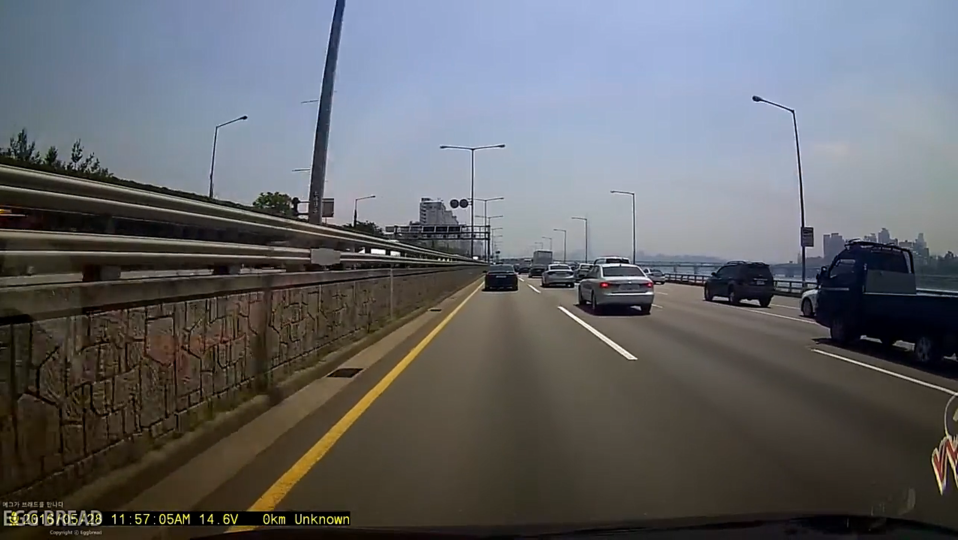
#> input picture photo/lane_image.png, 1916 x 1079 px (shown at 1/2 size); the run also reads 1 picture not shown here
$ jupyter execute image_lane.ipynb
#> lines starting #> are read from the running program, lines starting #| are printed output that depends on the picture; after the words box and inside, x2 and y2 are one past the last pixel; in counts of white or black regions, pixels touching at a corner belong together; pictures that were not available may be replaced by others from this repository, and a replacement may not be noted
### movie_LaneDetect.py

import matplotlib.pyplot as plt
import matplotlib.image as mpimg
import numpy as np
import cv2


class LaneDetect():
    def __init__(self):
        self.right_fit = []
        self.left_fit = []

    def CvImage(self,image):


        try:
            # img = cv2.imread(frame, cv2.IMREAD_ANYCOLOR)
            # img = cv2.resize(img,(400,256))
            img_hsv = cv2.cvtColor(image, cv2.COLOR_BGR2HSV)
        except :
            print("Oops, image isn't working!")

        def sobel(img, dx, dy):
            img_sobel = cv2.Sobel(img, -1, dx, dy, delta=0)
            return img_sobel
        dx = 0
        dy = 1
        img_sobel = sobel(img_hsv, dx, dy)

        # 영상에서 특정 영역의 색상만 추출시킨다.
        def bird(img):
            imshape = img.shape

            width = imshape[1]
            height = imshape[0]

            pts1 = np.float32([[width*4/10, height*6/10],[width*3/20, height - 100],[width*6.5/10,height*6/10],[width*9/10, height - 100]])

            # pts2의 좌표 지정
            pts2 = np.float32([[0,0],[0,height],[width*9/10,0],[width*9/10,height]])

            M = cv2.getPerspectiveTransform(pts1, pts2)

            img = cv2.warpPerspective(img, M, (width,1000))

            h, s, v = cv2.split(img)

            new_img = cv2.merge((h, s, v))

            return new_img

        new_img = bird(img_sobel)


        def inRange(img):
            low_white = np.array([0, 0, 180], dtype="uint8")
            high_white = np.array([30, 30, 255], dtype="uint8")
            low_yellow = np.array([15, 150, 150], dtype="uint8")
            high_yellow = np.array([30, 255, 200], dtype="uint8")

            dst_white = cv2.inRange(img, low_white, high_white)
            dst_yellow = cv2.inRange(img, low_yellow, high_yellow)
            dst = dst_white + dst_yellow
            return dst

        edges = inRange(new_img)

        def canny(img):
            img = cv2.Canny(img, 5000, 1500, apertureSize=5, L2gradient= True)
            return img

        edges = canny(edges)
        # cv2.imshow("de", edges)
        # cv2.waitKey()

        def region_of_interest(img, vertices):

            mask = np.zeros_like(img)

            if len(img.shape) > 2:
                channel_count = img.shape[2]
                ignore_mask_color = (255,) * channel_count
            else:
                ignore_mask_color = 255

            cv2.fillPoly(mask, vertices, ignore_mask_color)

            masked_image = cv2.bitwise_and(img, mask)

            return masked_image

        new_imshape = edges.shape

        height = new_imshape[0]
        width = new_imshape[1]

        vertices = np.array([[(0, height),
                                (width/10,height/3),
                                (width,height/3),
                                (width, height)]], dtype=np.int32)

        mask = region_of_interest(edges, vertices)
        def findcontours(img):
            contours, h = cv2.findContours(img, cv2.RETR_CCOMP, cv2.CHAIN_APPROX_NONE)
            return contours

        contours = findcontours(mask)

        def draw_contours(img, contours):
            color = [255, 255, 255]
            for i, contour in enumerate(contours):
                cv2.drawContours(img, [contour], -1, (100, 30, 10), thickness=3)
            return img

        mask = draw_contours(mask, contours)


        def draw_lines(img, lines, color=[125, 125, 255], thickness=5):
            avg_x = []
            avg_y = []

            if lines is not None:

                for line in lines:
                    for x1, y1, x2, y2 in line:
                        ratio = (y2 - y1)/(x2 - x1)
                        # ratio = np.clip(ratio, -1, 1)
                        if (x2 - x1) == 0:
                            pass
                        elif ratio > 1 or ratio < -1:
                            cv2.line(img, (x1, y1), (x2, y2), color, thickness)
                            avg_x_val = (x1+x2)/2
                            avg_y_val = (y1+y2)/2
                            avg_x.append(avg_x_val)
                            avg_y.append(avg_y_val)

                        elif np.arccos(ratio) < 10:
                            pass

                        else:
                            cv2.line(img, (x1, y1), (x2, y2), color, thickness)
                            avg_x_val = (x1+x2)/2
                            avg_y_val = (y1+y2)/2
                            avg_x.append(avg_x_val)
                            avg_y.append(avg_y_val)

                # cv2.line(img, (avg_x[1], avg_y[1]), (avg_x[-1], avg_y[-1]), color, thickness)


        def hough_lines(img, rho, theta, threshold, min_line_len, max_line_gap):
            lines = cv2.HoughLinesP(img, rho, theta, threshold, minLineLength=min_line_len, maxLineGap=max_line_gap)
            line_img = np.zeros((img.shape[0], img.shape[1], 3), dtype=np.uint8)
            draw_lines(line_img, lines)

            return line_img

        rho = 1.0
        theta = np.pi/180
        threshold = 100
        min_line_len = 30
        max_line_gap = 80


        lines = hough_lines(mask, rho, theta, threshold, min_line_len, max_line_gap)

        def window_sliding(img):
            center_x = [] # 중앙값 초기화
            img = cv2.cvtColor(img, cv2.COLOR_BGR2GRAY) # 이미지를 grayscale로 변환
            hist = np.sum(img[:, :], axis = 0) # 이미지의 픽셀값을 히스토그램으로 변환

            out = np.dstack((img, img, img)) * 255

            mid = int(hist.shape[0] / 2) # 히스토그램의 중심점 설정
            left_x = np.argmax(hist[:mid]) # 왼쪽 부분에서 히스토그램이 최댓값이 되는 x값을 찾고
            right_x = np.argmax(hist[mid:]) + mid # 오른쪽 부분에서 히스토그램이 최댓값이 되는 x값을 찾고


            num_window = 20 # 윈도우의 갯수 설정
            window_h = int(img.shape[0] / num_window) # 윈도우의 높이는 이미지의 높이/윈도우의 갯수

            nonzero = img.nonzero() # 이미지에서 픽셀값이 0이 아닌 좌표를 기록
            nonzero_y = np.array(nonzero[0]) # 그 좌표중에 y값
            nonzero_x = np.array(nonzero[1]) # 그 좌표중에 x값

            now_left_x = left_x
            now_right_x = right_x

            min_pixel = 60
            window_width = 20

            win_left_lane = []
            win_right_lane = []


            for window in range(num_window):
                win_y_low = img.shape[0] - (window + 1) * window_h
                win_y_high = img.shape[0] - window * window_h
                win_left_xmin = now_left_x - window_width
                win_left_xmax = now_left_x + window_width
                win_right_xmin = now_right_x - window_width
                win_right_xmax = now_right_x + window_width


                cv2.rectangle(out, (win_left_xmin, win_y_low), (win_left_xmax, win_y_high), (0, 255, 0), 2)
                cv2.rectangle(out, (win_right_xmin, win_y_low), (win_right_xmax, win_y_high), (0, 255, 0), 2)
                left_window_idx = ((nonzero_y >= win_y_low) & (nonzero_y <= win_y_high) & (nonzero_x >= win_left_xmin) & (
                    nonzero_x <= win_left_xmax)).nonzero()[0]
                right_window_idx = ((nonzero_y >= win_y_low) & (nonzero_y <= win_y_high) & (nonzero_x >= win_right_xmin) & (
                    nonzero_x <= win_right_xmax)).nonzero()[0]
                # Append these indices to the lists
                win_left_lane.append(left_window_idx)
                win_right_lane.append(right_window_idx)

                # If you found > minpix pixels, recenter next window on their mean position
                if len(left_window_idx) > min_pixel:
                    now_left_x = int(np.mean(nonzero_x[left_window_idx]))
                if len(right_window_idx) > min_pixel:
                    now_right_x = int(np.mean(nonzero_x[right_window_idx]))

            win_left_lane = np.concatenate(win_left_lane)
            win_right_lane = np.concatenate(win_right_lane)

            # Extract left and right line pixel positions
            left_x, left_y = nonzero_x[win_left_lane], nonzero_y[win_left_lane]
            right_x, right_y = nonzero_x[win_right_lane], nonzero_y[win_right_lane]


            if len(left_x) > len(right_x):
                center_x = [(x + y)/2 for x, y in zip(left_x[:len(right_x)-1], right_x)]

            elif len(left_x) < len(right_x):
                center_x = [(x + y)/2 for x, y in zip(right_x[:len(right_x)-1], left_x)]


            # try:
            #     cv2.line(out, (int(center_x[0]), 100), (int(center_x[-1]), 900), [255, 255, 255], thickness=10)
            # except:
            #     pass
            return out, left_x, right_x, left_y, right_y, center_x

        out, left_x, right_x, left_y, right_y, center_x = window_sliding(lines)

        def polyfit(left_x, right_x, left_y, right_y):

            if len(left_x) != 0 and len(right_x) != 0 and len(left_y) != 0 and len(right_y) != 0:
                left_fit = np.polyfit(left_y, left_x, 3)
                right_fit = np.polyfit(right_y, right_x, 3)
            else:

                if len(left_x) != 0 or len(left_y) != 0:
                     right_fit = []
                     left_fit = np.polyfit(left_y, left_x, 3)
                elif len(right_fit) != 0 or len(right_y) != 0:
                    left_fit = []
                    right_fit = np.polyfit(right_y, right_x, 3)
                else:
                    left_fit = []
                    right_fit = []
                    pass

            left_fit = np.array(left_fit, dtype=np.float32)
            right_fit = np.array(right_fit, dtype=np.float32)

            return left_fit, right_fit


        def Output(self, out, left_x, right_x, left_y, right_y):
            right_fit = self.right_fit
            left_fit = self.left_fit
            left_detect = 0 # 왼쪽 차선이 detect 되면 1, 안되면 0
            right_detect = 0 # 오른쪽 차선이 detect 되면 1, 안되면 0

            if len(left_x) != 0  and len(right_x) != 0   and len(left_y) != 0   and len(right_y) != 0  :
                cv2.putText(out, "Left lane is detecting",(100, 100), cv2.FONT_HERSHEY_COMPLEX, 1, (255, 255, 255), thickness=2)
                cv2.putText(out, "Right lane is detecting",(800, 100), cv2.FONT_HERSHEY_COMPLEX, 1, (255, 255, 255), thickness=2)
                left_fit, right_fit = polyfit(left_x, right_x, left_y, right_y)
                left_detect = 1
                right_detect = 1
                # [4 lines of commented-out code are left out]
            else:
                left_fit, right_fit = polyfit(left_x, right_x, left_y, right_y)
                if len(right_x) == 0 or len(right_y) == 0:

                    cv2.putText(out, "Left lane is detecting",(100, 100), cv2.FONT_HERSHEY_COMPLEX, 1, (255, 255, 255), thickness=2)
                    left_detect = 1
                    right_detect = 0
                elif len(left_x) == 0 or len(left_y) == 0:
                    cv2.putText(out, "Right lane is detecting",(800, 100), cv2.FONT_HERSHEY_COMPLEX, 1, (255, 255, 255), thickness=2)
                    left_detect = 0
                    right_detect = 1
                else:
                    left_detect = 0
                    right_detect = 0
                    pass

            return left_fit, right_fit, left_detect, right_detect

        left_fit, right_fit, left_detect, right_detect= Output(self, out, left_x, right_x, left_y, right_y)

        # cv2.imshow("original",out)
        return out, left_fit, right_fit, left_detect, right_detect


# [24 lines left out: function main, not called in this run]


# [2 lines that do not run on import are left out]


### image_lane.ipynb
[cell 1]
import matplotlib.pyplot as plt
import matplotlib.image as mpimg
import numpy as np
import cv2
from image_LaneDetect import LaneDetect

[cell 2]
image_link = "./photo/lane_image.png" # .. : 상위 폴더, . : 현재 폴더
img =cv2.imread(image_link, cv2.IMREAD_ANYCOLOR)
#> img is the input picture: shape (1079, 1916, 3); mean B, G, R 104, 100.3, 98.8
img_hsv = cv2.cvtColor(img, cv2.COLOR_BGR2HSV)
#> img_hsv: shape (1079, 1916, 3); mean H, S, V 63.4, 74, 114.8

[cell 3]
# HSV
cv2.imshow("HSV Image", img_hsv)
cv2.waitKey()
cv2.destroyAllWindows()

[cell 4]
# Sobel 필터 : 이미지 경계를 검출하기 위해 사용되는 필터

dx = 0
dy = 1
img_sobel = cv2.Sobel(img, -1, dx, dy, delta=0)
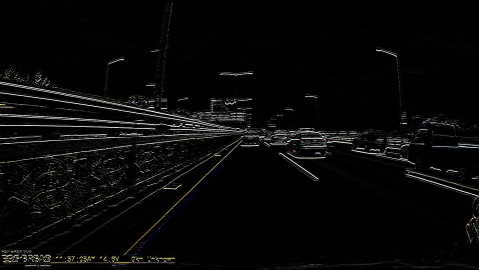
#> img_sobel: shape (1079, 1916, 3) (shown at 1/4 size); mean B, G, R 8.2, 8.4, 8.6

cv2.imshow("Sobel Image", img_sobel)
cv2.waitKey()
cv2.destroyAllWindows()

[cell 5]
# bird view : 이미를 왜곡시켜 마치 도로면과 평행한

# 이미지의 형태 값을 저장
imshape = img_sobel.shape

# 높이와 폭을 저장
width = imshape[1]
height = imshape[0]

# pts1의 좌표 지정
pts1 = np.float32([[width*4/10, height*6/10], [width*3/20, height - 100], [width*6.5/10, height*6/10], [width*9/10, height - 100]])

# pts2의 좌표 지정
pts2 = np.float32([[0, 0], [0, height],[width*9/10, 0], [width, height]])

# pts1 -> pts2로 벼노한하는 변환행렬 추출
M = cv2.getPerspectiveTransform(pts1, pts2)

# 변환 행렬을 적용하여 왜곡
img_brid = cv2.warpPerspective(img_sobel, M, (width, 1000))
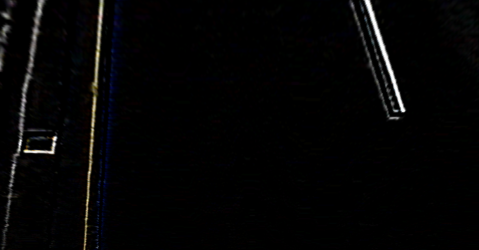
#> img_brid: shape (1000, 1916, 3) (shown at 1/4 size); mean B, G, R 4.7, 4.6, 4.8

# 필요하다면 h, s, v 채널 값들을 각각 분리해서
h, s, v = cv2.split(img_brid)

# 필요한 채널 값들만 다시 포함시킬 수 있다. (이 코드는 원래의 이미지로 복구시킴)
img_bird = cv2.merge((h, s, v))

cv2.imshow("Bird View Image", img_bird)
cv2.waitKey()
cv2.destroyAllWindows()

[cell 6]
# inRange 함수로, 이미지의 색상 범위를 좁히자

# low_white 및 high_white BGR 범위 설정
low_white = np.array([150, 100, 100], dtype="uint8")
high_white = np.array([180, 160, 250], dtype="uint8")

# low_yellow 및 high_yellow BGR 범위 설정
low_yellow = np.array([0, 0, 100], dtype="uint8")
high_yellow = np.array([70, 150, 250], dtype="uint8")

# inRange로 범위에 맞는 픽셀 검출
dst_white = cv2.inRange(img_bird, low_white, high_white)
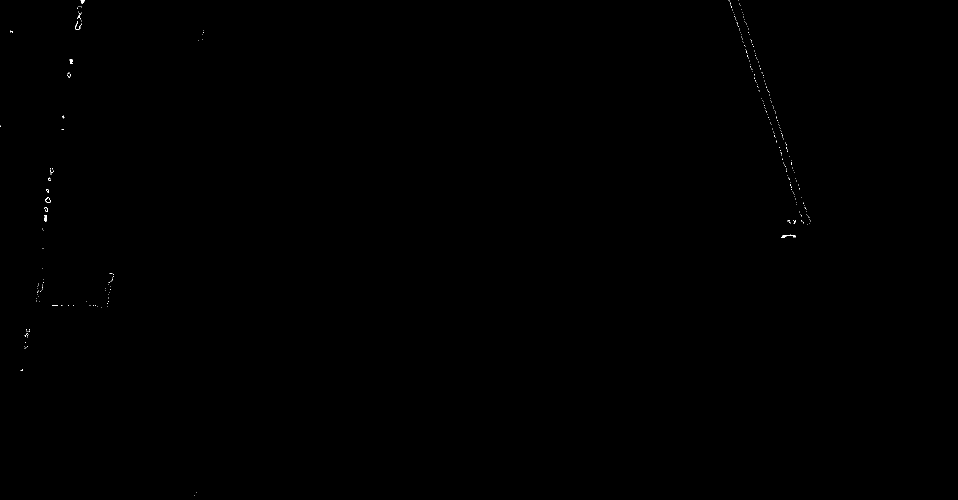
#> dst_white: shape (1000, 1916) (shown at 1/2 size); 0.05% white in thin lines or dots, all inside (x1, y1, x2, y2) = (0, 0, 1621, 992)
dst_yellow = cv2.inRange(img_bird, low_yellow, high_yellow)
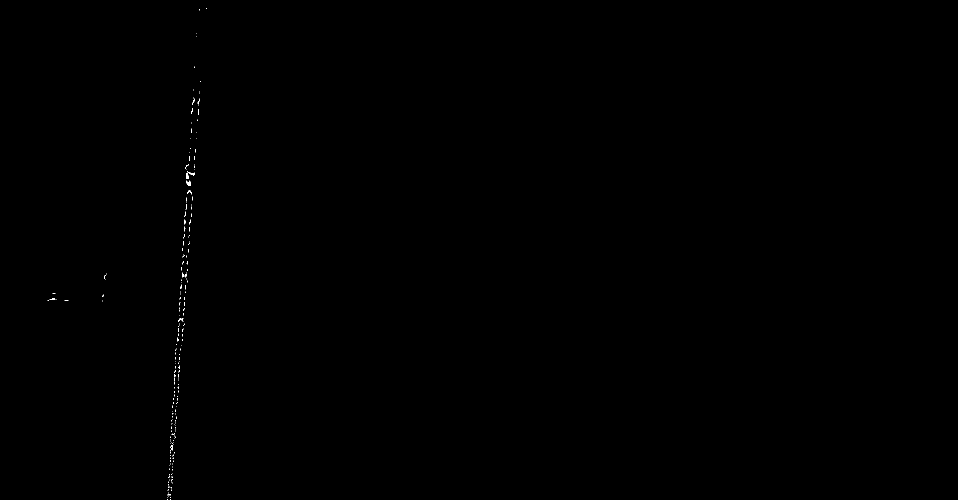
#> dst_yellow: shape (1000, 1916) (shown at 1/2 size); 0.06% white in thin lines or dots, all inside (x1, y1, x2, y2) = (95, 16, 413, 1000)

# 두 마스크를 결합
dst = cv2.add(dst_white, dst_yellow)
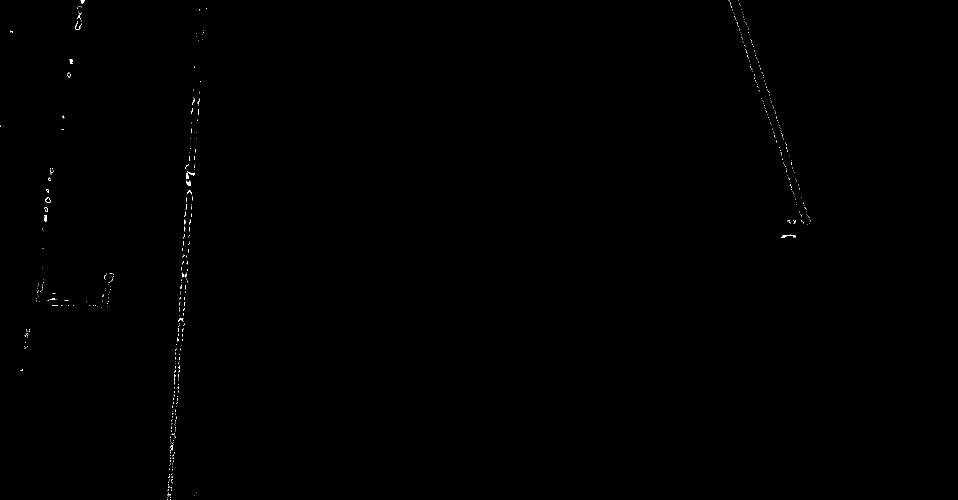
#> dst: shape (1000, 1916) (shown at 1/2 size); 0.12% white in thin lines or dots, all inside (x1, y1, x2, y2) = (0, 0, 1621, 1000)

# 결과 이미지 출력
cv2.imshow("InRange Image", dst)
cv2.waitKey()
cv2.destroyAllWindows()

[cell 7]
# Canny
img_canny = cv2.Canny(dst, 5000, 1500, apertureSize=7, L2gradient= True)
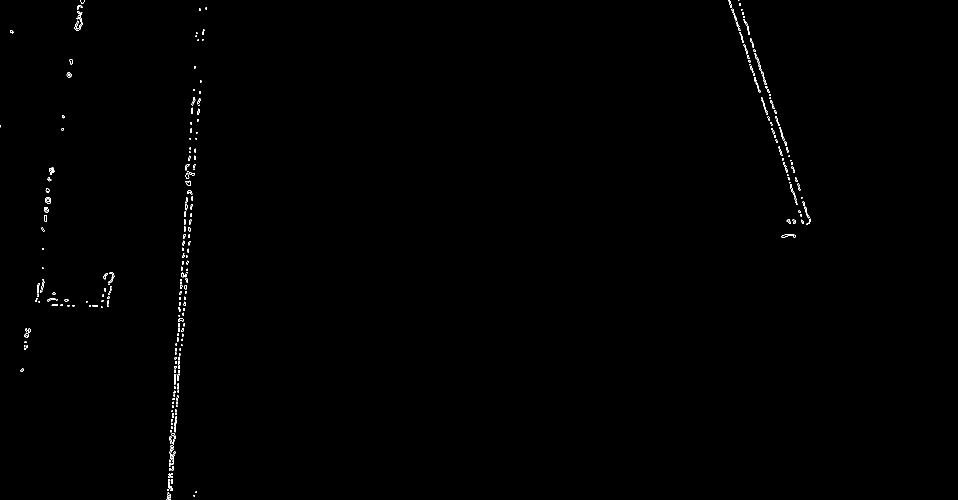
#> img_canny: shape (1000, 1916) (shown at 1/2 size); 0.3% white in thin lines or dots, all inside (x1, y1, x2, y2) = (0, 0, 1622, 1000)

cv2.imshow("Canny Image", img_canny)
cv2.waitKey()
cv2.destroyAllWindows()

[cell 8]
# img_canny와 같은 형태의 흑색 밑바탕
mask = np.zeros_like(img_canny)
# ROI 범위 지정
vertices = np.array([[(width/10, height),
                        (width/10,height/3),
                        (width,height/3),
                        (width, height)]], dtype=np.int32)
#> (the rest of the program and of its run is left out)
